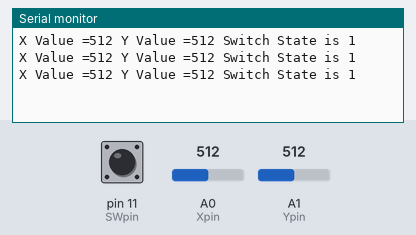
Recording of a sketch running on a simulated Arduino Uno, built with avr-gcc and run on an emulated ATmega328P. Shown: the last lines printed to the serial monitor. The inputs (shaded band) are chosen by the test bench; at power-on: A0 (Xpin) = 512, A1 (Ypin) = 512, pin 11 (SWpin) HIGH.

Above: at 1.2 s.
1.3 s: A0 (Xpin) set to 716
At 2.06 s:
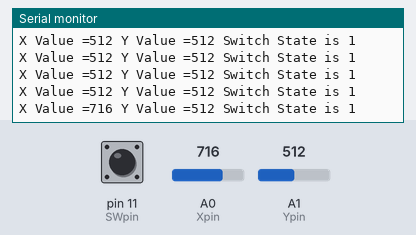
2.8 s: A1 (Ypin) set to 716
At 2.86 s:
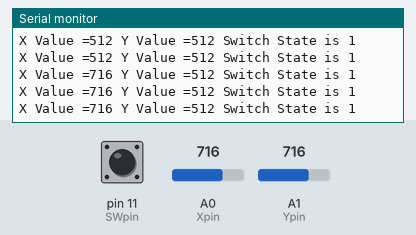
4.3 s: pin 11 (SWpin) pulled LOW for 0.5 s
At 4.87 s:
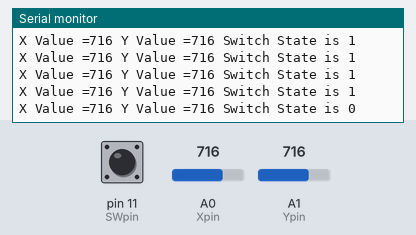
6.3 s: A0 (Xpin) set to 900
At 6.47 s:
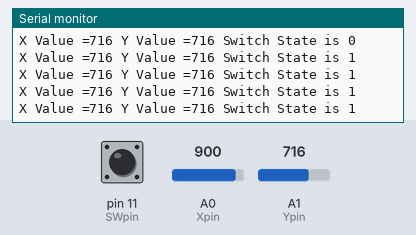
7.8 s: pin 11 (SWpin) pulled LOW for 1 s
At 8.47 s:
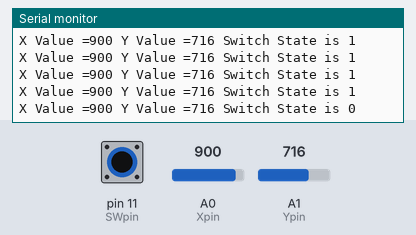
10.3 s: A1 (Ypin) set to 900
At 10.48 s:
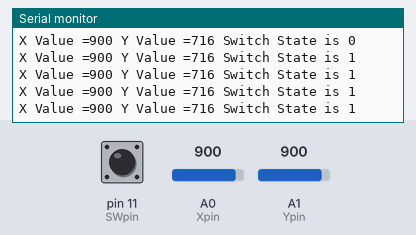
Timing chart, 0 to 12.8 s (numbered marks = the images above; inputs shaded):
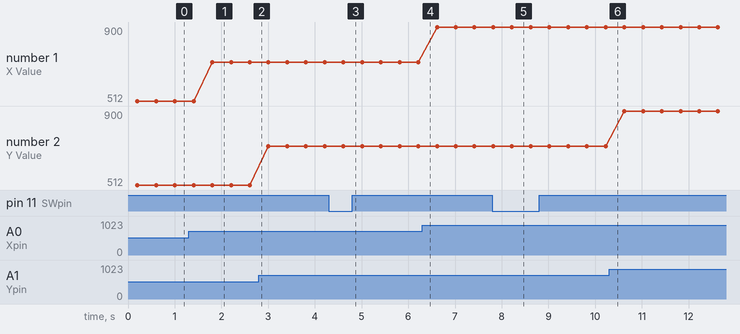

Measured:
- after the input at 1.3 s, the serial monitor: prints a new line after 0.50 s (image 1)
- after the input at 4.3 s, the serial monitor: prints a new line after 0.31 s (image 3)
- after the input at 7.8 s, the serial monitor: prints a new line after 0.42 s (image 5)
- plotted number 1: 512 → 716 after the input at 1.3 s, 716 → 900 after the input at 6.3 s

The sketch:

sketch_JoyStick.ino
```cpp
int Xpin=A0;
int Ypin=A1;
int SWpin=11;
int Xval;
int Yval;
int SWval;
int dt=200;
void setup() {
  // put your setup code here, to run once:
Serial.begin(9600);
pinMode(Xpin,INPUT);
pinMode(Ypin,INPUT);
pinMode(SWpin,INPUT);
digitalWrite(SWpin,HIGH);
}

void loop() {
  // put your main code here, to run repeatedly:
Xval=analogRead(Xpin);
Yval=analogRead(Ypin);
SWval=digitalRead(SWpin);
delay(dt);
Serial.print("X Value =");
Serial.print(Xval);
Serial.print(" Y Value =");
Serial.print(Yval);
Serial.print(" Switch State is ");
Serial.println(SWval);
delay(dt);
}
```
